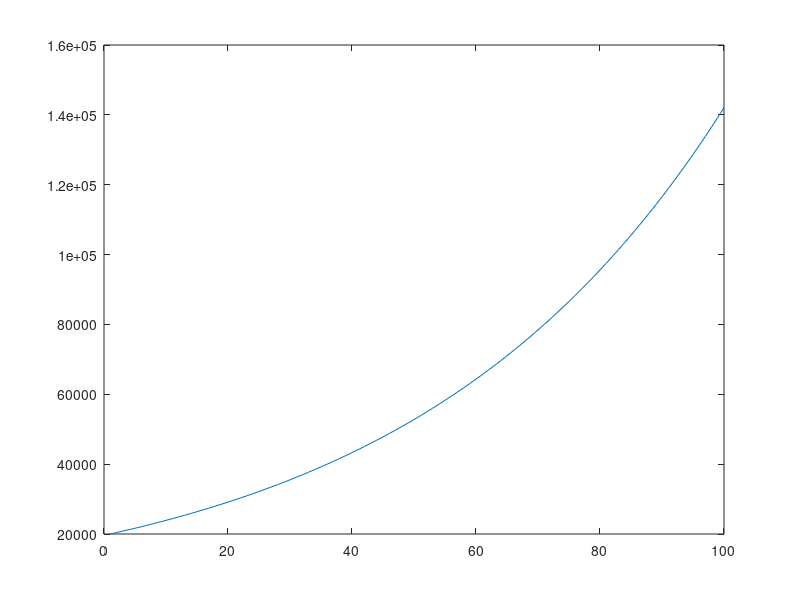

This figure's MATLAB source:
r = 0.02;
balance = zeros(1,100);
balance(1) = 20000;
for k = 1:99
  balance(k+1) = (1+r)*balance(k);
endfor

balance
plot(1:100, balance)